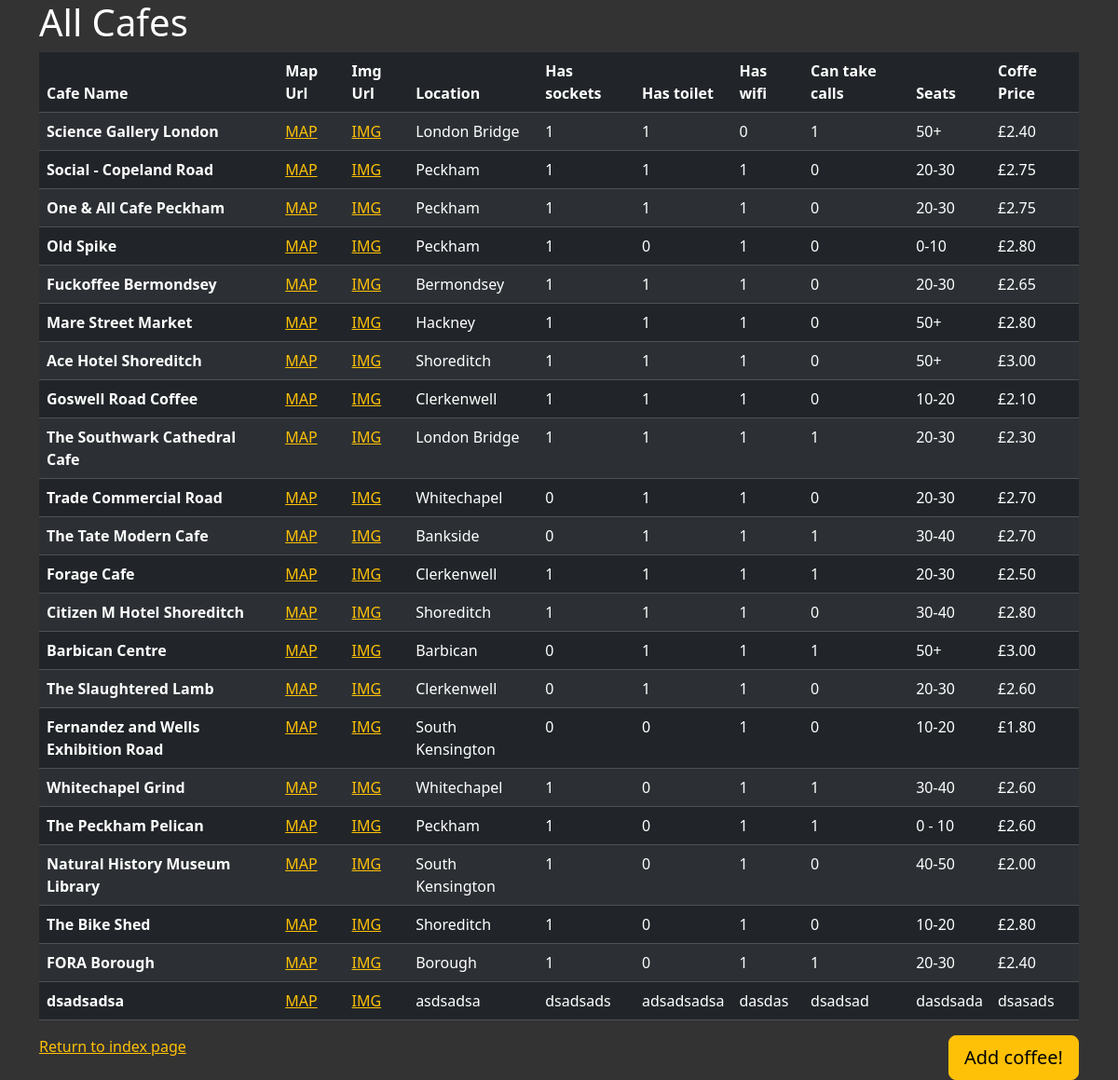
Screenshot of /cafes with the database file from the repository.
### main.py (models this page shows)
class CaffeModel(db.Model):
    __tablename__ = "cafe"
    id = db.Column(db.Integer, primary_key=True)
    name = db.Column(db.String(250), unique=True, nullable=False)
    map_url = db.Column(db.String(250), unique=True, nullable=False)
    img_url = db.Column(db.String(250), nullable=False)
    location = db.Column(db.String(250), nullable=False)
    has_sockets = db.Column(db.String(250), nullable=False)
    has_toilet = db.Column(db.String(250), nullable=False)
    has_wifi = db.Column(db.String(250), nullable=False)
    can_take_calls = db.Column(db.String(250), nullable=False)
    seats = db.Column(db.String(250), nullable=False)
    coffee_price = db.Column(db.String(250), nullable=False)

### main.py (the view)
@app.route('/cafes')
def cafes():
    cafes = CaffeModel.query.with_entities(
        CaffeModel.name,
        CaffeModel.map_url,
        CaffeModel.img_url,
        CaffeModel.location,
        CaffeModel.has_sockets,
        CaffeModel.has_toilet,
        CaffeModel.has_wifi,
        CaffeModel.can_take_calls,
        CaffeModel.seats,
        CaffeModel.coffee_price
    ).all()
    return render_template('cafes.html', cafes=cafes)

### templates/cafes.html (shortened to what this page needs)
{% extends 'base.html' %}
{% block content %}
<div class="container">
  <div class="row">
    <div class="col-sm-12">
      <h1>All Cafes</h1>
	  <table class="table table-dark table-striped table-hover">
          <thead>
            <tr>
              <th scope="col">Cafe Name</th>
              <th scope="col">Map Url</th>
              <th scope="col">Img Url</th>
              <th scope="col">Location</th>
              <th scope="col">Has sockets</th>
              <th scope="col">Has toilet</th>
              <th scope="col">Has wifi</th>
              <th scope="col">Can take calls</th>
              <th scope="col">Seats</th>
              <th scope="col">Coffe Price</th>
            </tr>
          </thead>
         <tbody>
          {% for cafe in cafes %}
            <tr>
              <th scope="row">{{ cafe.name }}</th>
              <td><a href="{{ cafe.map_url }}" target="_blank">MAP</a></td>
              <td><a href="{{ cafe.img_url }}" target="_blank">IMG</a></td>
              <td>{{ cafe.location }}</td>
              <td>{{ cafe.has_sockets }}</td>
              <td>{{ cafe.has_toilet }}</td>
              <td>{{ cafe.has_wifi }}</td>
              <td>{{ cafe.can_take_calls }}</td>
              <td>{{ cafe.seats }}</td>
              <td>{{ cafe.coffee_price }}</td>
            </tr>
          {% endfor %}
        </tbody>
  	  </table>
      <div class="d-flex justify-content-between">
    <p><a href="{{ url_for('home') }}">Return to index page</a></p>
    <a class="btn btn-warning btn-lg" href="{{ url_for('add_cafe') }}" role="button">Add coffee!</a>
      </div>
    </div>
  </div>
</div>
{% endblock %}

### templates/base.html (shortened to what this page needs)
<!DOCTYPE html>
<html lang="en">
  <head>
    {% block styles %}
        <link href="https://cdn.jsdelivr.net/npm/bootstrap@5.3.1/dist/css/bootstrap.min.css" rel="stylesheet">
        <link rel="stylesheet" href="./static/css/styles.css">
    {% endblock %}
  </head>
  <body>
    {% block content %}{% endblock %}
  </body>
</html>

### static/css/styles.css (style rules this page uses)
body { background-color: #333; color: white; }
a { color: #ffc107; }

### rows the page displays
CaffeModel: name "Science Gallery London", location "London Bridge", has_sockets "1", has_toilet "1", has_wifi "0", can_take_calls "1", seats "50+", coffee_price "£2.40"
CaffeModel: name "Social - Copeland Road", location "Peckham", has_sockets "1", has_toilet "1", has_wifi "1", can_take_calls "0", seats "20-30", coffee_price "£2.75"
CaffeModel: name "One & All Cafe Peckham", location "Peckham", has_sockets "1", has_toilet "1", has_wifi "1", can_take_calls "0", seats "20-30", coffee_price "£2.75"
CaffeModel: name "Old Spike", location "Peckham", has_sockets "1", has_toilet "0", has_wifi "1", can_take_calls "0", seats "0-10", coffee_price "£2.80"
CaffeModel: name "Fuckoffee Bermondsey", location "Bermondsey", has_sockets "1", has_toilet "1", has_wifi "1", can_take_calls "0", seats "20-30", coffee_price "£2.65"
CaffeModel: name "Mare Street Market", location "Hackney", has_sockets "1", has_toilet "1", has_wifi "1", can_take_calls "0", seats "50+", coffee_price "£2.80"
CaffeModel: name "Ace Hotel Shoreditch", location "Shoreditch", has_sockets "1", has_toilet "1", has_wifi "1", can_take_calls "0", seats "50+", coffee_price "£3.00"
CaffeModel: name "Goswell Road Coffee", location "Clerkenwell", has_sockets "1", has_toilet "1", has_wifi "1", can_take_calls "0", seats "10-20", coffee_price "£2.10"
CaffeModel: name "The Southwark Cathedral Cafe", location "London Bridge", has_sockets "1", has_toilet "1", has_wifi "1", can_take_calls "1", seats "20-30", coffee_price "£2.30"
CaffeModel: name "Trade Commercial Road", location "Whitechapel", has_sockets "0", has_toilet "1", has_wifi "1", can_take_calls "0", seats "20-30", coffee_price "£2.70"
CaffeModel: name "The Tate Modern Cafe", location "Bankside", has_sockets "0", has_toilet "1", has_wifi "1", can_take_calls "1", seats "30-40", coffee_price "£2.70"
CaffeModel: name "Forage Cafe", location "Clerkenwell", has_sockets "1", has_toilet "1", has_wifi "1", can_take_calls "1", seats "20-30", coffee_price "£2.50"
CaffeModel: name "Citizen M Hotel Shoreditch", location "Shoreditch", has_sockets "1", has_toilet "1", has_wifi "1", can_take_calls "0", seats "30-40", coffee_price "£2.80"
CaffeModel: name "Barbican Centre", location "Barbican", has_sockets "0", has_toilet "1", has_wifi "1", can_take_calls "1", seats "50+", coffee_price "£3.00"
CaffeModel: name "The Slaughtered Lamb", location "Clerkenwell", has_sockets "0", has_toilet "1", has_wifi "1", can_take_calls "0", seats "20-30", coffee_price "£2.60"
CaffeModel: name "Fernandez and Wells Exhibition Road", location "South Kensington", has_sockets "0", has_toilet "0", has_wifi "1", can_take_calls "0", seats "10-20", coffee_price "£1.80"
CaffeModel: name "Whitechapel Grind", location "Whitechapel", has_sockets "1", has_toilet "0", has_wifi "1", can_take_calls "1", seats "30-40", coffee_price "£2.60"
CaffeModel: name "The Peckham Pelican", location "Peckham", has_sockets "1", has_toilet "0", has_wifi "1", can_take_calls "1", seats "0 - 10", coffee_price "£2.60"
CaffeModel: name "Natural History Museum Library", location "South Kensington", has_sockets "1", has_toilet "0", has_wifi "1", can_take_calls "0", seats "40-50", coffee_price "£2.00"
CaffeModel: name "The Bike Shed", location "Shoreditch", has_sockets "1", has_toilet "0", has_wifi "1", can_take_calls "0", seats "10-20", coffee_price "£2.80"
CaffeModel: name "FORA Borough", location "Borough", has_sockets "1", has_toilet "0", has_wifi "1", can_take_calls "1", seats "20-30", coffee_price "£2.40"
CaffeModel: name "dsadsadsa", location "asdsadsa", has_sockets "dsadsads", has_toilet "adsadsadsa", has_wifi "dasdas", can_take_calls "dsadsad", seats "dasdsada", coffee_price "dsasads"
